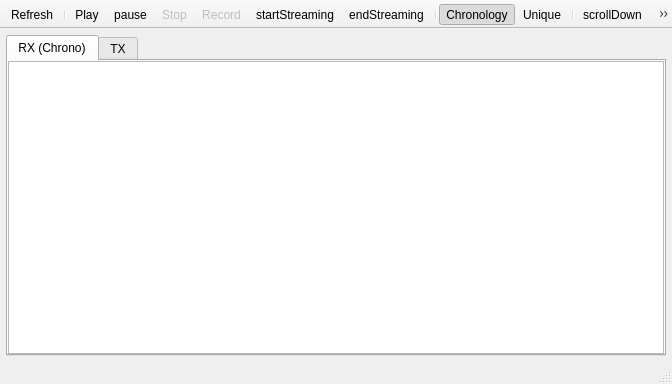
<?xml version="1.0" encoding="UTF-8"?>
<ui version="4.0">
 <class>MainWindow</class>
 <widget class="QMainWindow" name="MainWindow">
  <property name="geometry">
   <rect>
    <x>0</x>
    <y>0</y>
    <width>672</width>
    <height>384</height>
   </rect>
  </property>
  <property name="windowTitle">
   <string>Escorpio - CAN Analyzer</string>
  </property>
  <property name="windowIcon">
   <iconset resource="assets/assets.qrc">
    <normaloff>:/can.png</normaloff>:/can.png</iconset>
  </property>
  <widget class="QWidget" name="centralWidget">
   <layout class="QGridLayout" name="gridLayout" rowstretch="0">
    <property name="leftMargin">
     <number>3</number>
    </property>
    <property name="topMargin">
     <number>3</number>
    </property>
    <property name="rightMargin">
     <number>3</number>
    </property>
    <property name="bottomMargin">
     <number>3</number>
    </property>
    <property name="spacing">
     <number>3</number>
    </property>
    <item row="0" column="0">
     <widget class="QStackedWidget" name="stackedWidget">
      <property name="currentIndex">
       <number>0</number>
      </property>
      <widget class="QWidget" name="MainPage">
       <layout class="QGridLayout" name="gridLayout_2">
        <property name="leftMargin">
         <number>3</number>
        </property>
        <property name="topMargin">
         <number>3</number>
        </property>
        <property name="rightMargin">
         <number>3</number>
        </property>
        <property name="bottomMargin">
         <number>3</number>
        </property>
        <property name="spacing">
         <number>3</number>
        </property>
        <item row="0" column="0">
         <widget class="QTabWidget" name="tabView">
          <property name="currentIndex">
           <number>0</number>
          </property>
          <widget class="QWidget" name="rxTab">
           <attribute name="title">
            <string>RX (Chrono)</string>
           </attribute>
           <layout class="QGridLayout" name="gridLayout_6">
            <property name="leftMargin">
             <number>0</number>
            </property>
            <property name="topMargin">
             <number>0</number>
            </property>
            <property name="rightMargin">
             <number>0</number>
            </property>
            <property name="bottomMargin">
             <number>0</number>
            </property>
            <property name="spacing">
             <number>0</number>
            </property>
            <item row="0" column="0">
             <widget class="QStackedWidget" name="rxView">
              <property name="currentIndex">
               <number>1</number>
              </property>
              <widget class="QWidget" name="uniqueView">
               <layout class="QGridLayout" name="gridLayout_8">
                <property name="leftMargin">
                 <number>0</number>
                </property>
                <property name="topMargin">
                 <number>0</number>
                </property>
                <property name="rightMargin">
                 <number>0</number>
                </property>
                <property name="bottomMargin">
                 <number>0</number>
                </property>
                <property name="spacing">
                 <number>0</number>
                </property>
                <item row="0" column="0">
                 <widget class="QTableView" name="rxUniqueTable">
                  <property name="sizeAdjustPolicy">
                   <enum>QAbstractScrollArea::AdjustToContents</enum>
                  </property>
                  <property name="editTriggers">
                   <set>QAbstractItemView::NoEditTriggers</set>
                  </property>
                  <property name="alternatingRowColors">
                   <bool>true</bool>
                  </property>
                  <property name="selectionMode">
                   <enum>QAbstractItemView::ExtendedSelection</enum>
                  </property>
                  <property name="selectionBehavior">
                   <enum>QAbstractItemView::SelectRows</enum>
                  </property>
                  <property name="showGrid">
                   <bool>false</bool>
                  </property>
                  <property name="sortingEnabled">
                   <bool>true</bool>
                  </property>
                  <attribute name="horizontalHeaderHighlightSections">
                   <bool>false</bool>
                  </attribute>
                  <attribute name="horizontalHeaderStretchLastSection">
                   <bool>true</bool>
                  </attribute>
                  <attribute name="verticalHeaderVisible">
                   <bool>false</bool>
                  </attribute>
                  <attribute name="verticalHeaderHighlightSections">
                   <bool>false</bool>
                  </attribute>
                 </widget>
                </item>
               </layout>
              </widget>
              <widget class="QWidget" name="chronoView">
               <layout class="QGridLayout" name="gridLayout_9">
                <property name="leftMargin">
                 <number>0</number>
                </property>
                <property name="topMargin">
                 <number>0</number>
                </property>
                <property name="rightMargin">
                 <number>0</number>
                </property>
                <property name="bottomMargin">
                 <number>0</number>
                </property>
                <property name="spacing">
                 <number>0</number>
                </property>
                <item row="0" column="0">
                 <widget class="QTableView" name="rxChronoTable">
                  <property name="sizeAdjustPolicy">
                   <enum>QAbstractScrollArea::AdjustToContents</enum>
                  </property>
                  <property name="editTriggers">
                   <set>QAbstractItemView::NoEditTriggers</set>
                  </property>
                  <property name="alternatingRowColors">
                   <bool>true</bool>
                  </property>
                  <property name="selectionMode">
                   <enum>QAbstractItemView::ExtendedSelection</enum>
                  </property>
                  <property name="selectionBehavior">
                   <enum>QAbstractItemView::SelectRows</enum>
                  </property>
                  <property name="showGrid">
                   <bool>false</bool>
                  </property>
                  <property name="sortingEnabled">
                   <bool>false</bool>
                  </property>
                  <attribute name="horizontalHeaderHighlightSections">
                   <bool>false</bool>
                  </attribute>
                  <attribute name="horizontalHeaderStretchLastSection">
                   <bool>true</bool>
                  </attribute>
                  <attribute name="verticalHeaderVisible">
                   <bool>false</bool>
                  </attribute>
                  <attribute name="verticalHeaderHighlightSections">
                   <bool>false</bool>
                  </attribute>
                 </widget>
                </item>
               </layout>
              </widget>
             </widget>
            </item>
           </layout>
          </widget>
          <widget class="QWidget" name="txTab">
           <attribute name="title">
            <string>TX</string>
           </attribute>
           <layout class="QGridLayout" name="gridLayout_11">
            <property name="leftMargin">
             <number>0</number>
            </property>
            <property name="topMargin">
             <number>0</number>
            </property>
            <property name="rightMargin">
             <number>0</number>
            </property>
            <property name="bottomMargin">
             <number>0</number>
            </property>
            <property name="spacing">
             <number>3</number>
            </property>
            <item row="0" column="0">
             <widget class="QTableWidget" name="txTable">
              <property name="editTriggers">
               <set>QAbstractItemView::NoEditTriggers</set>
              </property>
              <property name="alternatingRowColors">
               <bool>true</bool>
              </property>
              <property name="selectionBehavior">
               <enum>QAbstractItemView::SelectRows</enum>
              </property>
              <property name="showGrid">
               <bool>false</bool>
              </property>
              <attribute name="verticalHeaderVisible">
               <bool>false</bool>
              </attribute>
              <column>
               <property name="text">
                <string>CAN ID</string>
               </property>
              </column>
              <column>
               <property name="text">
                <string>Name</string>
               </property>
              </column>
              <column>
               <property name="text">
                <string>Size</string>
               </property>
              </column>
              <column>
               <property name="text">
                <string>D1</string>
               </property>
              </column>
              <column>
               <property name="text">
                <string>D2</string>
               </property>
              </column>
              <column>
               <property name="text">
                <string>D3</string>
               </property>
              </column>
              <column>
               <property name="text">
                <string>D4</string>
               </property>
              </column>
              <column>
               <property name="text">
                <string>D5</string>
               </property>
              </column>
              <column>
               <property name="text">
                <string>D6</string>
               </property>
              </column>
              <column>
               <property name="text">
                <string>D7</string>
               </property>
              </column>
              <column>
               <property name="text">
                <string>D8</string>
               </property>
              </column>
             </widget>
            </item>
            <item row="0" column="1">
             <layout class="QVBoxLayout" name="verticalLayout">
              <property name="spacing">
               <number>3</number>
              </property>
              <property name="bottomMargin">
               <number>0</number>
              </property>
              <item>
               <layout class="QHBoxLayout" name="horizontalLayout_23">
                <property name="spacing">
                 <number>2</number>
                </property>
                <item>
                 <widget class="QSpinBox" name="sendIDSpin_20">
                  <property name="maximum">
                   <number>2047</number>
                  </property>
                  <property name="displayIntegerBase">
                   <number>16</number>
                  </property>
                 </widget>
                </item>
                <item>
                 <widget class="QComboBox" name="sendIDCombo_20"/>
                </item>
                <item>
                 <widget class="QLineEdit" name="sendDataText_20">
                  <property name="sizePolicy">
                   <sizepolicy hsizetype="Minimum" vsizetype="Fixed">
                    <horstretch>0</horstretch>
                    <verstretch>0</verstretch>
                   </sizepolicy>
                  </property>
                  <property name="maxLength">
                   <number>16</number>
                  </property>
                 </widget>
                </item>
                <item>
                 <widget class="QToolButton" name="sendDataButton_20">
                  <property name="toolTip">
                   <string>Send current msg</string>
                  </property>
                  <property name="text">
                   <string> 1 </string>
                  </property>
                  <property name="shortcut">
                   <string>Ctrl+1</string>
                  </property>
                 </widget>
                </item>
               </layout>
              </item>
              <item>
               <layout class="QHBoxLayout" name="horizontalLayout_24">
                <property name="spacing">
                 <number>2</number>
                </property>
                <item>
                 <widget class="QSpinBox" name="sendIDSpin_21">
                  <property name="maximum">
                   <number>2047</number>
                  </property>
                  <property name="displayIntegerBase">
                   <number>16</number>
                  </property>
                 </widget>
                </item>
                <item>
                 <widget class="QComboBox" name="sendIDCombo_21"/>
                </item>
                <item>
                 <widget class="QLineEdit" name="sendDataText_21">
                  <property name="sizePolicy">
                   <sizepolicy hsizetype="Minimum" vsizetype="Fixed">
                    <horstretch>0</horstretch>
                    <verstretch>0</verstretch>
                   </sizepolicy>
                  </property>
                  <property name="maxLength">
                   <number>16</number>
                  </property>
                 </widget>
                </item>
                <item>
                 <widget class="QToolButton" name="sendDataButton_21">
                  <property name="toolTip">
                   <string>Send current msg</string>
                  </property>
                  <property name="text">
                   <string> 2 </string>
                  </property>
                  <property name="shortcut">
                   <string>Ctrl+2</string>
                  </property>
                 </widget>
                </item>
               </layout>
              </item>
              <item>
               <layout class="QHBoxLayout" name="horizontalLayout_25">
                <property name="spacing">
                 <number>2</number>
                </property>
                <item>
                 <widget class="QSpinBox" name="sendIDSpin_22">
                  <property name="maximum">
                   <number>2047</number>
                  </property>
                  <property name="displayIntegerBase">
                   <number>16</number>
                  </property>
                 </widget>
                </item>
                <item>
                 <widget class="QComboBox" name="sendIDCombo_22"/>
                </item>
                <item>
                 <widget class="QLineEdit" name="sendDataText_22">
                  <property name="sizePolicy">
                   <sizepolicy hsizetype="Minimum" vsizetype="Fixed">
                    <horstretch>0</horstretch>
                    <verstretch>0</verstretch>
                   </sizepolicy>
                  </property>
                  <property name="maxLength">
                   <number>16</number>
                  </property>
                 </widget>
                </item>
                <item>
                 <widget class="QToolButton" name="sendDataButton_22">
                  <property name="toolTip">
                   <string>Send current msg</string>
                  </property>
                  <property name="text">
                   <string> 3 </string>
                  </property>
                  <property name="shortcut">
                   <string>Ctrl+3</string>
                  </property>
                 </widget>
                </item>
               </layout>
              </item>
              <item>
               <layout class="QHBoxLayout" name="horizontalLayout_26">
                <property name="spacing">
                 <number>2</number>
                </property>
                <item>
                 <widget class="QSpinBox" name="sendIDSpin_23">
                  <property name="maximum">
                   <number>2047</number>
                  </property>
                  <property name="displayIntegerBase">
                   <number>16</number>
                  </property>
                 </widget>
                </item>
                <item>
                 <widget class="QComboBox" name="sendIDCombo_23"/>
                </item>
                <item>
                 <widget class="QLineEdit" name="sendDataText_23">
                  <property name="sizePolicy">
                   <sizepolicy hsizetype="Minimum" vsizetype="Fixed">
                    <horstretch>0</horstretch>
                    <verstretch>0</verstretch>
                   </sizepolicy>
                  </property>
                  <property name="maxLength">
                   <number>16</number>
                  </property>
                 </widget>
                </item>
                <item>
                 <widget class="QToolButton" name="sendDataButton_23">
                  <property name="toolTip">
                   <string>Send current msg</string>
                  </property>
                  <property name="text">
                   <string> 4 </string>
                  </property>
                  <property name="shortcut">
                   <string>Ctrl+4</string>
                  </property>
                 </widget>
                </item>
               </layout>
              </item>
              <item>
               <layout class="QHBoxLayout" name="horizontalLayout_27">
                <property name="spacing">
                 <number>2</number>
                </property>
                <item>
                 <widget class="QSpinBox" name="sendIDSpin_24">
                  <property name="maximum">
                   <number>2047</number>
                  </property>
                  <property name="displayIntegerBase">
                   <number>16</number>
                  </property>
                 </widget>
                </item>
                <item>
                 <widget class="QComboBox" name="sendIDCombo_24"/>
                </item>
                <item>
                 <widget class="QLineEdit" name="sendDataText_24">
                  <property name="sizePolicy">
                   <sizepolicy hsizetype="Minimum" vsizetype="Fixed">
                    <horstretch>0</horstretch>
                    <verstretch>0</verstretch>
                   </sizepolicy>
                  </property>
                  <property name="maxLength">
                   <number>16</number>
                  </property>
                 </widget>
                </item>
                <item>
                 <widget class="QToolButton" name="sendDataButton_24">
                  <property name="toolTip">
                   <string>Send current msg</string>
                  </property>
                  <property name="text">
                   <string> 5 </string>
                  </property>
                  <property name="shortcut">
                   <string>Ctrl+5</string>
                  </property>
                 </widget>
                </item>
               </layout>
              </item>
              <item>
               <layout class="QHBoxLayout" name="horizontalLayout_28">
                <property name="spacing">
                 <number>2</number>
                </property>
                <item>
                 <widget class="QSpinBox" name="sendIDSpin_25">
                  <property name="maximum">
                   <number>2047</number>
                  </property>
                  <property name="displayIntegerBase">
                   <number>16</number>
                  </property>
                 </widget>
                </item>
                <item>
                 <widget class="QComboBox" name="sendIDCombo_25"/>
                </item>
                <item>
                 <widget class="QLineEdit" name="sendDataText_25">
                  <property name="sizePolicy">
                   <sizepolicy hsizetype="Minimum" vsizetype="Fixed">
                    <horstretch>0</horstretch>
                    <verstretch>0</verstretch>
                   </sizepolicy>
                  </property>
                  <property name="maxLength">
                   <number>16</number>
                  </property>
                 </widget>
                </item>
                <item>
                 <widget class="QToolButton" name="sendDataButton_25">
                  <property name="toolTip">
                   <string>Send current msg</string>
                  </property>
                  <property name="text">
                   <string> 6 </string>
                  </property>
                  <property name="shortcut">
                   <string>Ctrl+6</string>
                  </property>
                 </widget>
                </item>
               </layout>
              </item>
              <item>
               <layout class="QHBoxLayout" name="horizontalLayout_29">
                <property name="spacing">
                 <number>2</number>
                </property>
                <item>
                 <widget class="QSpinBox" name="sendIDSpin_26">
                  <property name="maximum">
                   <number>2047</number>
                  </property>
                  <property name="displayIntegerBase">
                   <number>16</number>
                  </property>
                 </widget>
                </item>
                <item>
                 <widget class="QComboBox" name="sendIDCombo_26"/>
                </item>
                <item>
                 <widget class="QLineEdit" name="sendDataText_26">
                  <property name="sizePolicy">
                   <sizepolicy hsizetype="Minimum" vsizetype="Fixed">
                    <horstretch>0</horstretch>
                    <verstretch>0</verstretch>
                   </sizepolicy>
                  </property>
                  <property name="maxLength">
                   <number>16</number>
                  </property>
                 </widget>
                </item>
                <item>
                 <widget class="QToolButton" name="sendDataButton_26">
                  <property name="toolTip">
                   <string>Send current msg</string>
                  </property>
                  <property name="text">
                   <string> 7 </string>
                  </property>
                  <property name="shortcut">
                   <string>Ctrl+7</string>
                  </property>
                 </widget>
                </item>
               </layout>
              </item>
              <item>
               <layout class="QHBoxLayout" name="horizontalLayout_30">
                <property name="spacing">
                 <number>2</number>
                </property>
                <item>
                 <widget class="QSpinBox" name="sendIDSpin_27">
                  <property name="maximum">
                   <number>2047</number>
                  </property>
                  <property name="displayIntegerBase">
                   <number>16</number>
                  </property>
                 </widget>
                </item>
                <item>
                 <widget class="QComboBox" name="sendIDCombo_27"/>
                </item>
                <item>
                 <widget class="QLineEdit" name="sendDataText_27">
                  <property name="sizePolicy">
                   <sizepolicy hsizetype="Minimum" vsizetype="Fixed">
                    <horstretch>0</horstretch>
                    <verstretch>0</verstretch>
                   </sizepolicy>
                  </property>
                  <property name="maxLength">
                   <number>16</number>
                  </property>
                 </widget>
                </item>
                <item>
                 <widget class="QToolButton" name="sendDataButton_27">
                  <property name="toolTip">
                   <string>Send current msg</string>
                  </property>
                  <property name="text">
                   <string> 8 </string>
                  </property>
                  <property name="shortcut">
                   <string>Ctrl+8</string>
                  </property>
                 </widget>
                </item>
               </layout>
              </item>
              <item>
               <layout class="QHBoxLayout" name="horizontalLayout_31">
                <property name="spacing">
                 <number>2</number>
                </property>
                <item>
                 <widget class="QSpinBox" name="sendIDSpin_28">
                  <property name="maximum">
                   <number>2047</number>
                  </property>
                  <property name="displayIntegerBase">
                   <number>16</number>
                  </property>
                 </widget>
                </item>
                <item>
                 <widget class="QComboBox" name="sendIDCombo_28"/>
                </item>
                <item>
                 <widget class="QLineEdit" name="sendDataText_28">
                  <property name="sizePolicy">
                   <sizepolicy hsizetype="Minimum" vsizetype="Fixed">
                    <horstretch>0</horstretch>
                    <verstretch>0</verstretch>
                   </sizepolicy>
                  </property>
                  <property name="maxLength">
                   <number>16</number>
                  </property>
                 </widget>
                </item>
                <item>
                 <widget class="QToolButton" name="sendDataButton_28">
                  <property name="toolTip">
                   <string>Send current msg</string>
                  </property>
                  <property name="text">
                   <string> 9 </string>
                  </property>
                  <property name="shortcut">
                   <string>Ctrl+9</string>
                  </property>
                 </widget>
                </item>
               </layout>
              </item>
              <item>
               <layout class="QHBoxLayout" name="horizontalLayout_32">
                <property name="spacing">
                 <number>2</number>
                </property>
                <item>
                 <widget class="QSpinBox" name="sendIDSpin_29">
                  <property name="maximum">
                   <number>2047</number>
                  </property>
                  <property name="displayIntegerBase">
                   <number>16</number>
                  </property>
                 </widget>
                </item>
                <item>
                 <widget class="QComboBox" name="sendIDCombo_29"/>
                </item>
                <item>
                 <widget class="QLineEdit" name="sendDataText_29">
                  <property name="sizePolicy">
                   <sizepolicy hsizetype="Minimum" vsizetype="Fixed">
                    <horstretch>0</horstretch>
                    <verstretch>0</verstretch>
                   </sizepolicy>
                  </property>
                  <property name="maxLength">
                   <number>16</number>
                  </property>
                 </widget>
                </item>
                <item>
                 <widget class="QToolButton" name="sendDataButton_29">
                  <property name="toolTip">
                   <string>Send current msg</string>
                  </property>
                  <property name="text">
                   <string>10</string>
                  </property>
                  <property name="shortcut">
                   <string>Ctrl+0</string>
                  </property>
                 </widget>
                </item>
               </layout>
              </item>
              <item>
               <spacer name="verticalSpacer_3">
                <property name="orientation">
                 <enum>Qt::Vertical</enum>
                </property>
                <property name="sizeHint" stdset="0">
                 <size>
                  <width>20</width>
                  <height>40</height>
                 </size>
                </property>
               </spacer>
              </item>
             </layout>
            </item>
           </layout>
          </widget>
         </widget>
        </item>
       </layout>
      </widget>
      <widget class="QWidget" name="SettingsPage">
       <layout class="QGridLayout" name="gridLayout_4">
        <property name="leftMargin">
         <number>3</number>
        </property>
        <property name="topMargin">
         <number>3</number>
        </property>
        <property name="rightMargin">
         <number>3</number>
        </property>
        <property name="bottomMargin">
         <number>3</number>
        </property>
        <property name="spacing">
         <number>3</number>
        </property>
        <item row="0" column="0">
         <widget class="QGroupBox" name="groupBox">
          <property name="title">
           <string>Settings</string>
          </property>
          <layout class="QGridLayout" name="gridLayout_3">
           <property name="leftMargin">
            <number>3</number>
           </property>
           <property name="topMargin">
            <number>3</number>
           </property>
           <property name="rightMargin">
            <number>3</number>
           </property>
           <property name="bottomMargin">
            <number>3</number>
           </property>
           <property name="spacing">
            <number>3</number>
           </property>
           <item row="0" column="0">
            <layout class="QHBoxLayout" name="horizontalLayout">
             <item>
              <widget class="QGroupBox" name="parametersBox">
               <property name="title">
                <string>Serial port</string>
               </property>
               <layout class="QGridLayout" name="gridLayout_5">
                <item row="2" column="1">
                 <widget class="QComboBox" name="parityBox"/>
                </item>
                <item row="4" column="0">
                 <widget class="QLabel" name="flowControlLabel">
                  <property name="text">
                   <string>Flow control:</string>
                  </property>
                 </widget>
                </item>
                <item row="3" column="0">
                 <widget class="QLabel" name="stopBitsLabel">
                  <property name="text">
                   <string>Stop bits:</string>
                  </property>
                 </widget>
                </item>
                <item row="3" column="1">
                 <widget class="QComboBox" name="stopBitsBox"/>
                </item>
                <item row="4" column="1">
                 <widget class="QComboBox" name="flowControlBox"/>
                </item>
                <item row="1" column="0">
                 <widget class="QLabel" name="dataBitsLabel">
                  <property name="text">
                   <string>Data bits:</string>
                  </property>
                 </widget>
                </item>
                <item row="1" column="1">
                 <widget class="QComboBox" name="dataBitsBox"/>
                </item>
                <item row="2" column="0">
                 <widget class="QLabel" name="parityLabel">
                  <property name="text">
                   <string>Parity:</string>
                  </property>
                 </widget>
                </item>
                <item row="0" column="0">
                 <widget class="QLabel" name="baudRateLabel">
                  <property name="text">
                   <string>BaudRate:</string>
                  </property>
                 </widget>
                </item>
                <item row="0" column="1">
                 <widget class="QComboBox" name="baudRateBox"/>
                </item>
               </layout>
              </widget>
             </item>
             <item>
              <widget class="QGroupBox" name="groupBox_2">
               <property name="title">
                <string>Streaming</string>
               </property>
               <layout class="QGridLayout" name="gridLayout_10">
                <item row="0" column="0">
                 <widget class="QLabel" name="label_2">
                  <property name="text">
                   <string>UDP port:</string>
                  </property>
                 </widget>
                </item>
                <item row="0" column="1">
                 <widget class="QSpinBox" name="udpPortSpin">
                  <property name="maximum">
                   <number>65532</number>
                  </property>
                 </widget>
                </item>
                <item row="1" column="0">
                 <spacer name="verticalSpacer_2">
                  <property name="orientation">
                   <enum>Qt::Vertical</enum>
                  </property>
                  <property name="sizeHint" stdset="0">
                   <size>
                    <width>20</width>
                    <height>40</height>
                   </size>
                  </property>
                 </spacer>
                </item>
               </layout>
              </widget>
             </item>
            </layout>
           </item>
           <item row="2" column="0">
            <spacer name="verticalSpacer">
             <property name="orientation">
              <enum>Qt::Vertical</enum>
             </property>
             <property name="sizeHint" stdset="0">
              <size>
               <width>20</width>
               <height>40</height>
              </size>
             </property>
            </spacer>
           </item>
           <item row="3" column="0">
            <layout class="QHBoxLayout" name="horizontalLayout_2">
             <item>
              <spacer name="horizontalSpacer">
               <property name="orientation">
                <enum>Qt::Horizontal</enum>
               </property>
               <property name="sizeHint" stdset="0">
                <size>
                 <width>40</width>
                 <height>20</height>
                </size>
               </property>
              </spacer>
             </item>
             <item>
              <widget class="QPushButton" name="okButton">
               <property name="text">
                <string>OK</string>
               </property>
               <property name="icon">
                <iconset resource="assets/assets.qrc">
                 <normaloff>:/save.png</normaloff>:/save.png</iconset>
               </property>
              </widget>
             </item>
             <item>
              <widget class="QPushButton" name="cancelButton">
               <property name="text">
                <string>Cancel</string>
               </property>
               <property name="icon">
                <iconset resource="assets/assets.qrc">
                 <normaloff>:/cancel.png</normaloff>:/cancel.png</iconset>
               </property>
              </widget>
             </item>
            </layout>
           </item>
           <item row="1" column="0">
            <widget class="QGroupBox" name="groupBox_3">
             <property name="title">
              <string>Database</string>
             </property>
             <layout class="QGridLayout" name="gridLayout_7">
              <property name="leftMargin">
               <number>3</number>
              </property>
              <property name="topMargin">
               <number>3</number>
              </property>
              <property name="rightMargin">
               <number>3</number>
              </property>
              <property name="bottomMargin">
               <number>3</number>
              </property>
              <property name="spacing">
               <number>3</number>
              </property>
              <item row="0" column="0">
               <layout class="QHBoxLayout" name="horizontalLayout_3">
                <item>
                 <widget class="QLabel" name="label">
                  <property name="text">
                   <string>Database file path:</string>
                  </property>
                 </widget>
                </item>
                <item>
                 <widget class="QLineEdit" name="dbPathText"/>
                </item>
                <item>
                 <widget class="QToolButton" name="dbPathButton">
                  <property name="text">
                   <string>...</string>
                  </property>
                  <property name="icon">
                   <iconset resource="assets/assets.qrc">
                    <normaloff>:/open.png</normaloff>:/open.png</iconset>
                  </property>
                 </widget>
                </item>
               </layout>
              </item>
             </layout>
            </widget>
           </item>
          </layout>
         </widget>
        </item>
       </layout>
      </widget>
     </widget>
    </item>
   </layout>
  </widget>
  <widget class="QToolBar" name="mainToolBar">
   <property name="movable">
    <bool>false</bool>
   </property>
   <property name="allowedAreas">
    <set>Qt::NoToolBarArea</set>
   </property>
   <property name="floatable">
    <bool>false</bool>
   </property>
   <attribute name="toolBarArea">
    <enum>TopToolBarArea</enum>
   </attribute>
   <attribute name="toolBarBreak">
    <bool>false</bool>
   </attribute>
   <addaction name="actionRefresh"/>
   <addaction name="separator"/>
   <addaction name="actionPlay"/>
   <addaction name="actionPause"/>
   <addaction name="actionStop"/>
   <addaction name="actionRecord"/>
   <addaction name="actionStartStreaming"/>
   <addaction name="actionEndStreaming"/>
   <addaction name="separator"/>
   <addaction name="actionChronology"/>
   <addaction name="actionUnique"/>
   <addaction name="separator"/>
   <addaction name="actionScrollDown"/>
   <addaction name="actionFilter"/>
   <addaction name="actionClear"/>
   <addaction name="actionExport"/>
   <addaction name="separator"/>
   <addaction name="actionHexConverter"/>
   <addaction name="actionSettings"/>
  </widget>
  <widget class="QStatusBar" name="statusBar"/>
  <action name="actionPlay">
   <property name="icon">
    <iconset resource="assets/assets.qrc">
     <normaloff>:/play.png</normaloff>:/play.png</iconset>
   </property>
   <property name="text">
    <string>Play</string>
   </property>
   <property name="toolTip">
    <string>Start receiving CAN frames</string>
   </property>
   <property name="shortcut">
    <string>Ctrl+P</string>
   </property>
  </action>
  <action name="actionStop">
   <property name="enabled">
    <bool>false</bool>
   </property>
   <property name="icon">
    <iconset resource="assets/assets.qrc">
     <normaloff>:/stop.png</normaloff>:/stop.png</iconset>
   </property>
   <property name="text">
    <string>Stop</string>
   </property>
   <property name="toolTip">
    <string>Stop receiving CAN frames and closes the recording</string>
   </property>
   <property name="shortcut">
    <string>Ctrl+E</string>
   </property>
  </action>
  <action name="actionFilter">
   <property name="icon">
    <iconset resource="assets/assets.qrc">
     <normaloff>:/filter.png</normaloff>:/filter.png</iconset>
   </property>
   <property name="text">
    <string>Filter</string>
   </property>
   <property name="toolTip">
    <string>Apply filter</string>
   </property>
   <property name="shortcut">
    <string>Ctrl+F</string>
   </property>
  </action>
  <action name="actionSettings">
   <property name="icon">
    <iconset resource="assets/assets.qrc">
     <normaloff>:/settings.png</normaloff>:/settings.png</iconset>
   </property>
   <property name="text">
    <string>Settings</string>
   </property>
   <property name="toolTip">
    <string>Change the current settings</string>
   </property>
  </action>
  <action name="actionRefresh">
   <property name="icon">
    <iconset resource="assets/assets.qrc">
     <normaloff>:/refresh.png</normaloff>:/refresh.png</iconset>
   </property>
   <property name="text">
    <string>Refresh</string>
   </property>
   <property name="toolTip">
    <string>Refresh the serial port list</string>
   </property>
   <property name="shortcut">
    <string>Ctrl+R</string>
   </property>
  </action>
  <action name="actionClear">
   <property name="icon">
    <iconset resource="assets/assets.qrc">
     <normaloff>:/clearhistory.png</normaloff>:/clearhistory.png</iconset>
   </property>
   <property name="text">
    <string>Clear</string>
   </property>
   <property name="toolTip">
    <string>Clear all the tables</string>
   </property>
   <property name="shortcut">
    <string>Ctrl+C</string>
   </property>
  </action>
  <action name="actionExport">
   <property name="icon">
    <iconset resource="assets/assets.qrc">
     <normaloff>:/export.png</normaloff>:/export.png</iconset>
   </property>
   <property name="text">
    <string>Export</string>
   </property>
   <property name="toolTip">
    <string>Export current RX data</string>
   </property>
   <property name="shortcut">
    <string>Ctrl+E</string>
   </property>
  </action>
  <action name="actionChronology">
   <property name="checkable">
    <bool>true</bool>
   </property>
   <property name="checked">
    <bool>true</bool>
   </property>
   <property name="icon">
    <iconset resource="assets/assets.qrc">
     <normaloff>:/chronology.png</normaloff>:/chronology.png</iconset>
   </property>
   <property name="text">
    <string>Chronology</string>
   </property>
  </action>
  <action name="actionUnique">
   <property name="checkable">
    <bool>true</bool>
   </property>
   <property name="checked">
    <bool>false</bool>
   </property>
   <property name="icon">
    <iconset resource="assets/assets.qrc">
     <normaloff>:/channels.png</normaloff>:/channels.png</iconset>
   </property>
   <property name="text">
    <string>Unique</string>
   </property>
  </action>
  <action name="actionStartStreaming">
   <property name="icon">
    <iconset resource="assets/assets.qrc">
     <normaloff>:/startstreaming.png</normaloff>:/startstreaming.png</iconset>
   </property>
   <property name="text">
    <string>startStreaming</string>
   </property>
   <property name="toolTip">
    <string>Start network streaming</string>
   </property>
  </action>
  <action name="actionEndStreaming">
   <property name="icon">
    <iconset resource="assets/assets.qrc">
     <normaloff>:/endstreaming.png</normaloff>:/endstreaming.png</iconset>
   </property>
   <property name="text">
    <string>endStreaming</string>
   </property>
   <property name="toolTip">
    <string>Stop network streaming</string>
   </property>
  </action>
  <action name="actionPause">
   <property name="icon">
    <iconset resource="assets/assets.qrc">
     <normaloff>:/pause.png</normaloff>:/pause.png</iconset>
   </property>
   <property name="text">
    <string>pause</string>
   </property>
   <property name="toolTip">
    <string>Pause the recording. The incoming data won't be saved</string>
   </property>
  </action>
  <action name="actionRecord">
   <property name="enabled">
    <bool>false</bool>
   </property>
   <property name="icon">
    <iconset resource="assets/assets.qrc">
     <normaloff>:/record.png</normaloff>:/record.png</iconset>
   </property>
   <property name="text">
    <string>Record</string>
   </property>
   <property name="toolTip">
    <string>Start recording data in the database</string>
   </property>
  </action>
  <action name="actionScrollDown">
   <property name="checkable">
    <bool>true</bool>
   </property>
   <property name="icon">
    <iconset resource="assets/assets.qrc">
     <normaloff>:/down.png</normaloff>:/down.png</iconset>
   </property>
   <property name="text">
    <string>scrollDown</string>
   </property>
   <property name="toolTip">
    <string>Always select last record</string>
   </property>
   <property name="iconVisibleInMenu">
    <bool>true</bool>
   </property>
  </action>
  <action name="actionInfo">
   <property name="icon">
    <iconset resource="assets/assets.qrc">
     <normaloff>:/info.png</normaloff>:/info.png</iconset>
   </property>
   <property name="text">
    <string>Info</string>
   </property>
   <property name="toolTip">
    <string>Info</string>
   </property>
  </action>
  <action name="actionHexConverter">
   <property name="icon">
    <iconset resource="assets/assets.qrc">
     <normaloff>:/hex.png</normaloff>:/hex.png</iconset>
   </property>
   <property name="text">
    <string>hexConverter</string>
   </property>
   <property name="toolTip">
    <string>Data type to hex converter</string>
   </property>
  </action>
 </widget>
 <layoutdefault spacing="6" margin="11"/>
 <resources>
  <include location="assets/assets.qrc"/>
 </resources>
 <connections/>
</ui>
